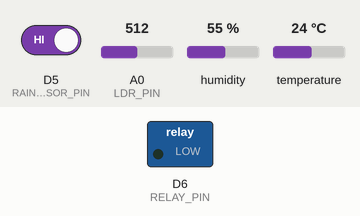
Recording of a sketch running on a simulated ESP8266 (NodeMCU). Shown: switched loads named in the sketch (green lamp = pin HIGH). The inputs (shaded band) are chosen by the test bench; at power-on: A0 (LDR_PIN) = 512, D5 (RAIN_SENSOR_PIN) HIGH, humidity 55 %, temperature 24 °C. WiFi joins after 1.5 s; servers stay silent unless stated; what the sketch prints to the serial monitor is not drawn.

Above: at 5.0 s.
5.1 s: A0 (LDR_PIN) set to 784
10.9 s: A0 (LDR_PIN) set to 809
At 15.3 s:
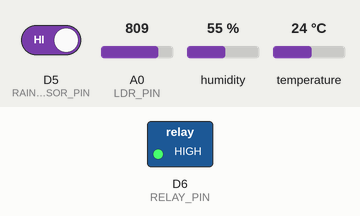
26.1 s: A0 (LDR_PIN) set to 790
At 31.2 s:
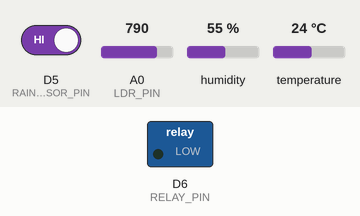
31.9 s: A0 (LDR_PIN) set to 810
At 36.2 s:
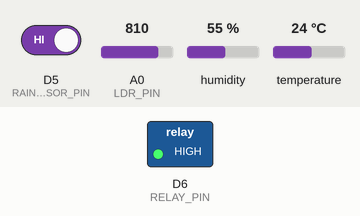
Timing chart, 0 to 37.7 s (numbered marks = the images above; inputs shaded):
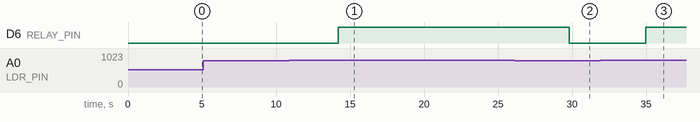

Measured:
- the behaviour switches between 800 and 801 on A0 (LDR_PIN) (found by bisection; images 0 and 1)
- after the input at 5.1 s, every drawn part: stays the same
- after the input at 10.9 s, D6 (RELAY_PIN): LOW → HIGH after 3.3 s
- after the input at 26.1 s, D6 (RELAY_PIN): HIGH → LOW after 3.7 s
- after the input at 31.9 s, D6 (RELAY_PIN): LOW → HIGH after 3.1 s

The sketch:

Lab5.ino
```cpp
// ===== Blynk IoT Template =====
#define BLYNK_TEMPLATE_ID "TMPL6Li0d2U2t"
#define BLYNK_TEMPLATE_NAME "LAB5"
#define BLYNK_AUTH_TOKEN "GbYPbpca3MKS4MRGq1RC9z0qJf3qTFPF"

#include <BlynkSimpleEsp8266.h>
#include <DHT.h>

// ===== WiFi =====
char ssid[] = "@CMRU-SCI";
char pass[] = "";  // ใส่รหัส WiFi ถ้ามี

// ===== DHT =====
#define DHTPIN D4
#define DHTTYPE DHT11
DHT dht(DHTPIN, DHTTYPE);

// ===== Sensors & Relay =====
#define RAIN_SENSOR_PIN D5
#define LDR_PIN A0
#define RELAY_PIN D6

// ===== Virtual Pins =====
#define VPIN_TEMP V0
#define VPIN_HUMIDITY V1
#define VPIN_HEATINDEX V2
#define VPIN_RAIN V3
#define VPIN_LDR V4
#define VPIN_RELAY V5

void setup() {
  Serial.begin(9600);
  dht.begin();

  pinMode(LDR_PIN, INPUT);
  pinMode(RELAY_PIN, OUTPUT);

  Blynk.begin(BLYNK_AUTH_TOKEN, ssid, pass);

  Serial.println("=== Weather Station Started with Blynk IoT ===");
  delay(2000);
}

void loop() {
  Blynk.run();

  // ===== อ่าน DHT =====
  float h = dht.readHumidity();
  float t = dht.readTemperature();
  if (isnan(h) || isnan(t)) {
    Serial.println("DHT11 Error!");
    return;
  }
  float heatIndex = dht.computeHeatIndex(t, h, false);

  // ===== อ่าน Rain Sensor =====
  int rainValue = digitalRead(RAIN_SENSOR_PIN);
  bool isRaining = (rainValue == LOW);  // ปรับ threshold ตามเซ็นเซอร์จริง

  // ===== อ่าน LDR =====
  int ldrState = analogRead(LDR_PIN);
  bool isNight = (ldrState > 800);  // LOW = มืด

  // ===== ควบคุมรีเลย์ =====
  if (isNight) digitalWrite(RELAY_PIN, HIGH);
  else digitalWrite(RELAY_PIN, LOW);

  // ===== ส่งข้อมูลไป Blynk IoT =====
  Blynk.virtualWrite(VPIN_TEMP, t);                              // Temperature °C
  Blynk.virtualWrite(VPIN_HUMIDITY, h);                          // Humidity %
  Blynk.virtualWrite(VPIN_HEATINDEX, heatIndex);                 // Humidity %
  Blynk.virtualWrite(VPIN_RAIN, isRaining ? "กำลังตก" : "ไม่ตก");  // Rain String
  Blynk.virtualWrite(VPIN_LDR, isNight ? "กลางคืน" : "กลางวัน");
  Blynk.virtualWrite(VPIN_RELAY, digitalRead(RELAY_PIN));        // Relay Integer 0/1


  // ===== แสดงผลทาง Serial =====
  Serial.println("================================");
  Serial.print("Temp: ");
  Serial.print(t);
  Serial.println(" C");
  Serial.print("Humidity: ");
  Serial.print(h);
  Serial.println(" %");
  Serial.print("HeatIndex: ");
  Serial.println(heatIndex);
  Serial.print("Rain Value: ");
  Serial.print(rainValue);
  Serial.println(isRaining ? " -> กำลังตก 🌧️" : " -> ไม่ตก ☀️");
  Serial.print("LDR State: ");
  Serial.print(ldrState);
  Serial.println(isNight ? " -> กลางคืน 🌙" : " -> กลางวัน ☀️");
  Serial.print("Relay State: ");
  Serial.println(digitalRead(RELAY_PIN) ? "ON" : "OFF");
  Serial.println("================================\n");

  delay(5000);  // อัปเดตทุก 5 วินาที
}
```
